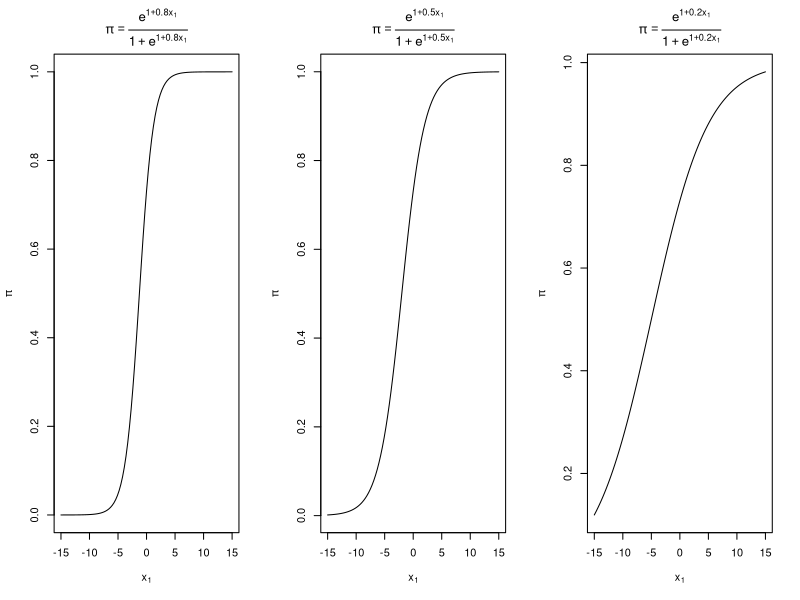

The R script that drew this image:
### Week 2

# visualizing the logistic curve
par(mfrow =c(1,3))

beta0 = 1
beta1 = 0.8
curve(expr = exp(beta0 + beta1*x) / (1 + exp(beta0 + beta1*x)),
      xlim = c(-15, 15), col = 'black',
      main = expression(pi == frac(e^{1 + 0.8*x[1]}, 1 + e^{1 + 0.8*x[1]})),
      xlab = expression(x[1]), ylab = expression(pi))

beta0 = 1
beta1 = 0.5
curve(expr = exp(beta0 + beta1*x) / (1 + exp(beta0 + beta1*x)),
      xlim = c(-15, 15), col = 'black',
      main = expression(pi == frac(e^{1 + 0.5*x[1]}, 1 + e^{1 + 0.5*x[1]})),
      xlab = expression(x[1]), ylab = expression(pi))

beta0 = 1
beta1 = 0.2
curve(expr = exp(beta0 + beta1*x) / (1 + exp(beta0 + beta1*x)),
      xlim = c(-15, 15), col = 'black',
      main = expression(pi == frac(e^{1 + 0.2*x[1]}, 1 + e^{1 + 0.2*x[1]})),
      xlab = expression(x[1]), ylab = expression(pi))